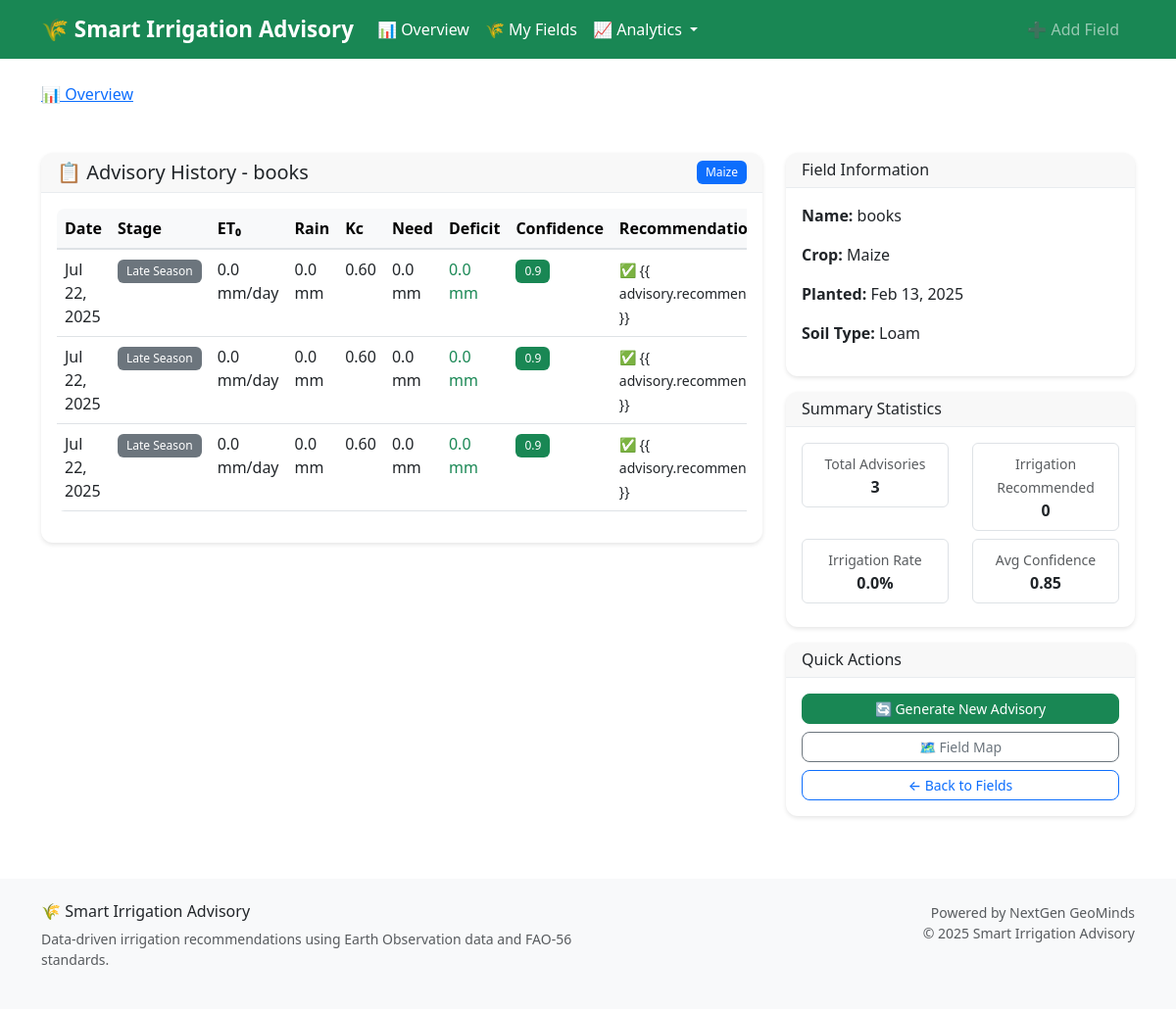
The app's page /field/1/history/, older data.
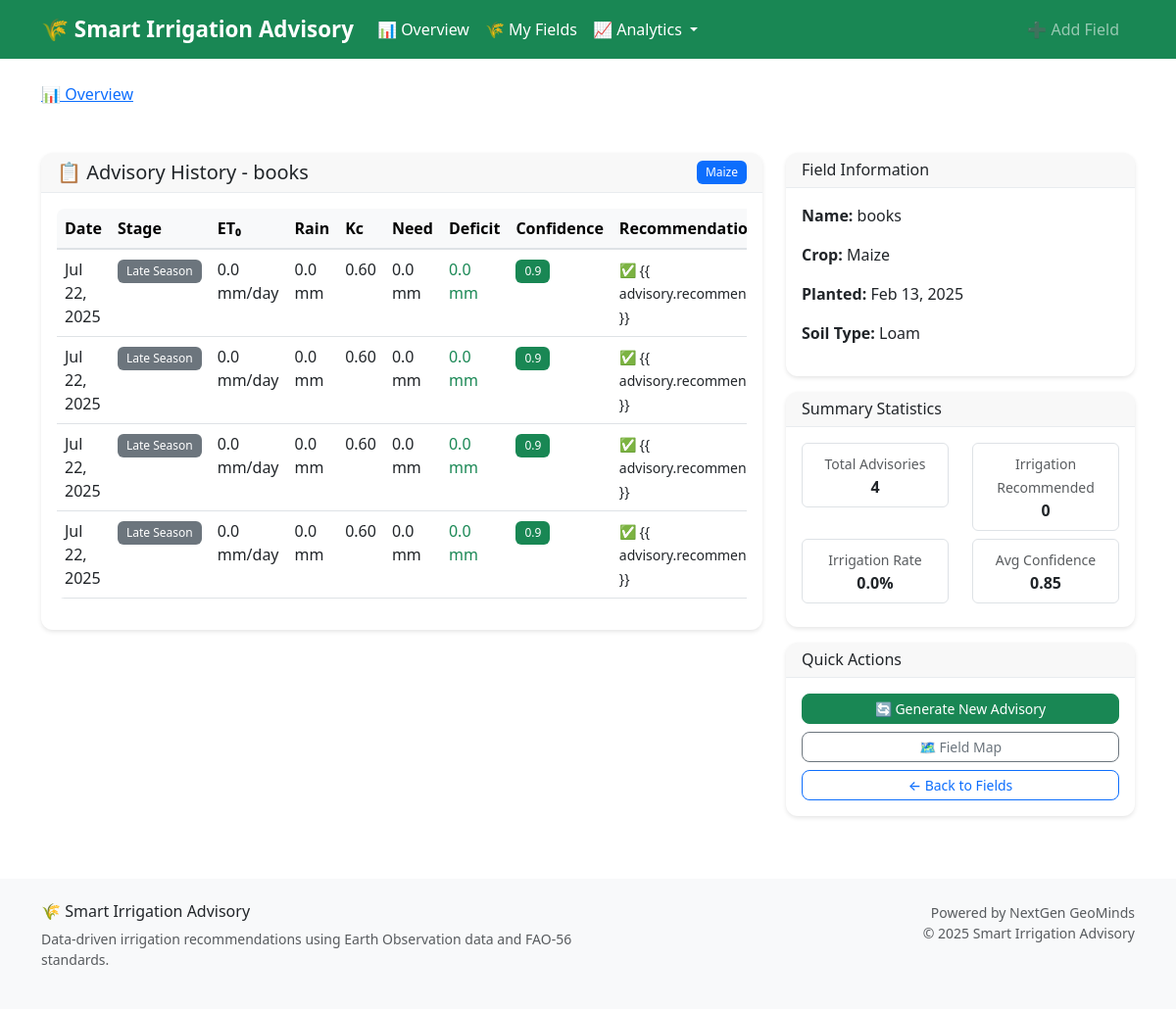
The same page, newer data.
### advisory/models.py (models this page shows, shortened)
class FarmField(models.Model):
    CROP_CHOICES = [
        ("maize", "Maize"),
        ("soybean", "Soybean"),
        ("rice", "Rice"),
        ("wheat", "Wheat"),
        ("sugarcane", "Sugarcane"),
        ("cotton", "Cotton"),
        ("beans", "Beans"),
        ("potatoes", "Potatoes"),
        ("tomatoes", "Tomatoes"),
        ("cassava", "Cassava"),
    ]
    SOIL_CHOICES = [
        ("clay", "Clay"),
        ("loam", "Loam"),
        ("sandy", "Sandy"),
        ("silt", "Silt"),
        ("clay_loam", "Clay Loam"),
        ("sandy_loam", "Sandy Loam"),
    ]
    name = models.CharField(max_length=100)
    latitude = models.FloatField(_('Latitude'), validators=[
        MinValueValidator(-90.0), MaxValueValidator(90.0)])
    longitude = models.FloatField(_('Longitude'), validators=[
        MinValueValidator(-180.0), MaxValueValidator(180.0)])
    soil_type = models.CharField(
        choices=SOIL_CHOICES, max_length=20, default="loam", null=True, blank=True)
    crop_type = models.CharField(
        choices=CROP_CHOICES, max_length=20, default="maize")
    planting_date = models.DateField(_('Planting Date'), default=date.today)
    field_area_ha = models.FloatField(
        _('Field Area (ha)'),
        validators=[MinValueValidator(0.1), MaxValueValidator(1000.0)],
        null=True, blank=True,
        help_text="Field area in hectares"
    )
    elevation = models.FloatField(
        _('Elevation (m)'),
        null=True, blank=True,
        help_text="Field elevation in meters"
    )
    created_at = models.DateTimeField(auto_now_add=True)
    updated_at = models.DateTimeField(auto_now=True)
    class Meta:
        ordering = ['-created_at']
        verbose_name = 'Farm Field'
        verbose_name_plural = 'Farm Fields'

class IrrigationAdvisory(models.Model):
    field = models.ForeignKey(
        FarmField, on_delete=models.CASCADE, related_name='advisories')
    date = models.DateField(default=date.today)
    crop_stage = models.CharField(max_length=50, default="Initial")
    eto = models.FloatField(default=0.0)  # mm/day
    rainfall = models.FloatField(default=0.0)  # mm/week
    kc = models.FloatField(default=0.0)  # Crop Coefficient
    water_need = models.FloatField(default=0.0)  # mm/week
    water_deficit = models.FloatField(default=0.0)
    recommendation = models.TextField(blank=True)
    soil_moisture = models.FloatField(
        default=0.0,
        help_text="Soil moisture percentage"
    )
    irrigation_recommended = models.BooleanField(default=False)
    irrigation_volume = models.FloatField(
        default=0.0,
        help_text="Recommended irrigation volume in mm"
    )
    confidence_score = models.FloatField(
        default=0.0,
        validators=[MinValueValidator(0.0), MaxValueValidator(1.0)],
        help_text="Confidence in recommendation (0-1)"
    )
    data_source = models.CharField(
        max_length=50,
        default="simulated",
        help_text="Source of weather data (GEE, API, simulated)"
    )
    class Meta:
        ordering = ['-date']
        verbose_name = 'Irrigation Advisory'
        verbose_name_plural = 'Irrigation Advisories'
        get_latest_by = 'date'

### advisory/views.py (the view)
def advisory_history_view(request, field_id):
    field = get_object_or_404(FarmField, id=field_id)
    advisories = IrrigationAdvisory.objects.filter(
        field=field).order_by('-date')
    total_advisories = advisories.count()
    irrigation_recommended_count = advisories.filter(
        irrigation_recommended=True).count()
    avg_confidence = advisories.aggregate(
        avg_confidence=models.Avg('confidence_score'))['avg_confidence'] or 0
    context = {
        'field': field,
        'advisories': advisories,
        'summary': {
            'total_advisories': total_advisories,
            'irrigation_recommended_count': irrigation_recommended_count,
            'irrigation_percentage': (irrigation_recommended_count / total_advisories * 100) if total_advisories > 0 else 0,
            'avg_confidence': round(avg_confidence, 2)
        }
    }
    return render(request, 'advisory/advisory_history.html', context)

### templates/advisory/advisory_history.html (shortened to what this page needs)
{% extends "base.html" %} {% block title %}Advisory History{% endblock %} {% block content %}
<div class="container mt-4">
  <div class="row">
    <div class="col-md-8">
      <div class="card">
        <div class="card-header d-flex justify-content-between align-items-center">
          <h5 class="mb-0">📋 Advisory History - {{ field.name }}</h5>
          <span class="badge bg-primary">{{ field.crop_type|title }}</span>
        </div>
        <div class="card-body">
          {% if advisories %}
          <div class="table-responsive">
            <table class="table table-hover">
              <thead class="table-light">
                <tr>
                  <th>Date</th>
                  <th>Stage</th>
                  <th>ET₀</th>
                  <th>Rain</th>
                  <th>Kc</th>
                  <th>Need</th>
                  <th>Deficit</th>
                  <th>Confidence</th>
                  <th>Recommendation</th>
                </tr>
              </thead>
              <tbody>
                {% for advisory in advisories %}
                <tr>
                  <td>{{ advisory.date|date:"M d, Y" }}</td>
                  <td>
                    <span class="badge bg-secondary">{{ advisory.crop_stage }}</span>
                  </td>
                  <td>{{ advisory.eto|floatformat:1 }} mm/day</td>
                  <td>{{ advisory.rainfall|floatformat:1 }} mm</td>
                  <td>{{ advisory.kc|floatformat:2 }}</td>
                  <td>{{ advisory.water_need|floatformat:1 }} mm</td>
                  <td>
                    {% if advisory.irrigation_recommended %}
                    <span class="text-danger fw-bold">{{ advisory.water_deficit|floatformat:1 }} mm</span>
                    {% else %}
                    <span class="text-success">{{ advisory.water_deficit|floatformat:1 }} mm</span>
                    {% endif %}
                  </td>
                  <td>
                    <span
                      class="badge {% if advisory.confidence_score > 0.7 %}bg-success{% elif advisory.confidence_score > 0.4 %}bg-warning{% else %}bg-secondary{% endif %}"
                    >
                      {{ advisory.confidence_score|floatformat:1 }}
                    </span>
                  </td>
                  <td>
                    <small>
                      {% if advisory.irrigation_recommended %} 💧 {{ advisory.recommendation|truncatechars:50 }} {% else %} ✅ {{
                      advisory.recommendation|truncatechars:50 }} {% endif %}
                    </small>
                  </td>
                </tr>
                {% endfor %}
              </tbody>
            </table>
          </div>
          {% else %}
          <div class="text-center py-4">
            <p class="text-muted">No advisories yet for this field.</p>
            <a href="{% url 'advisory:get_advice' field.id %}" class="btn btn-primary"> Generate First Advisory </a>
          </div>
          {% endif %}
        </div>
      </div>
    </div>
    <div class="col-md-4">
      <div class="card mb-3">
        <div class="card-header">
          <h6 class="mb-0">Field Information</h6>
        </div>
        <div class="card-body">
          <p><strong>Name:</strong> {{ field.name }}</p>
          <p><strong>Crop:</strong> {{ field.crop_type|title }}</p>
          <p><strong>Planted:</strong> {{ field.planting_date|date:"M d, Y" }}</p>
          <p><strong>Soil Type:</strong> {{ field.soil_type|title }}</p>
        </div>
      </div>
      {% if summary %}
      <div class="card mb-3">
        <div class="card-header">
          <h6 class="mb-0">Summary Statistics</h6>
        </div>
        <div class="card-body">
          <div class="row text-center">
            <div class="col-6">
              <div class="border rounded p-2 mb-2">
                <small class="text-muted">Total Advisories</small>
                <div class="fw-bold">{{ summary.total_advisories }}</div>
              </div>
            </div>
            <div class="col-6">
              <div class="border rounded p-2 mb-2">
                <small class="text-muted">Irrigation Recommended</small>
                <div class="fw-bold">{{ summary.irrigation_recommended_count }}</div>
              </div>
            </div>
          </div>
          <div class="row text-center">
            <div class="col-6">
              <div class="border rounded p-2 mb-2">
                <small class="text-muted">Irrigation Rate</small>
                <div class="fw-bold">{{ summary.irrigation_percentage|floatformat:1 }}%</div>
              </div>
            </div>
            <div class="col-6">
              <div class="border rounded p-2 mb-2">
                <small class="text-muted">Avg Confidence</small>
                <div class="fw-bold">{{ summary.avg_confidence|floatformat:2 }}</div>
              </div>
            </div>
          </div>
        </div>
      </div>
      {% endif %}
      <div class="card">
        <div class="card-header">
          <h6 class="mb-0">Quick Actions</h6>
        </div>
        <div class="card-body">
          <a href="{% url 'advisory:get_advice' field.id %}" class="btn btn-success btn-sm w-100 mb-2"> 🔄 Generate New Advisory </a>
          <a href="{% url 'advisory:field_map' field.id %}" class="btn btn-outline-secondary btn-sm w-100 mb-2"> 🗺️ Field Map </a>
          <a href="{% url 'advisory:field_list' %}" class="btn btn-outline-primary btn-sm w-100"> ← Back to Fields </a>
        </div>
      </div>
    </div>
  </div>
</div>
{% endblock %}

### templates/base.html (shortened to what this page needs)
{% load static %}
<!DOCTYPE html>
<html lang="en">
  <head>
    <link href="https://cdn.jsdelivr.net/npm/bootstrap@5.3.0/dist/css/bootstrap.min.css" rel="stylesheet" />
    <link rel="stylesheet" href="https://unpkg.com/leaflet@1.9.4/dist/leaflet.css" />
    <link rel="stylesheet" href="{% static 'css/main.css' %}" />
  </head>
  <body>
    <nav class="navbar navbar-expand-lg navbar-dark bg-success px-4">
      <div class="container">
        <a class="navbar-brand text-white fw-bold" href="{% url 'advisory:dashboard' %}"> 🌾 Smart Irrigation Advisory </a>
        <div class="collapse navbar-collapse" id="navbarNav">
          <ul class="navbar-nav me-auto">
            <li class="nav-item">
              <a class="nav-link text-white" href="{% url 'advisory:dashboard' %}"> 📊 Overview </a>
            </li>
            <li class="nav-item">
              <a class="nav-link text-white" href="{% url 'advisory:field_list' %}"> 🌾 My Fields </a>
            </li>
            <li class="nav-item dropdown">
              <a class="nav-link dropdown-toggle text-white" href="#" role="button" data-bs-toggle="dropdown"> 📈 Analytics </a>
            </li>
          </ul>
          <ul class="navbar-nav">
            <li class="nav-item">
              <a class="nav-link btn btn-outline-light btn-sm me-2" href="{% url 'advisory:create_field' %}"> ➕ Add Field </a>
            </li>
          </ul>
        </div>
      </div>
    </nav>
    <div class="container mt-3">
      <nav aria-label="breadcrumb">
        <ol class="breadcrumb">
          <li class="breadcrumb-item">
            <a href="{% url 'advisory:dashboard' %}">📊 Overview</a>
          </li>
        </ol>
      </nav>
    </div>
    <main class="py-3">{% block content %}{% endblock %}</main>
    <footer class="bg-light py-4 mt-5">
      <div class="container">
        <div class="row">
          <div class="col-md-6">
            <h6>🌾 Smart Irrigation Advisory</h6>
            <p class="text-muted small">Data-driven irrigation recommendations using Earth Observation data and FAO-56 standards.</p>
          </div>
          <div class="col-md-6 text-md-end">
            <p class="text-muted small">
              Powered by NextGen GeoMinds<br />
              © 2025 Smart Irrigation Advisory
            </p>
          </div>
        </div>
      </div>
    </footer>
  </body>
</html>

### static/css/main.css (style rules this page uses)
:root { --primary-green: #198754; --light-green: #20c997; --dark-green: #146c43; --success-bg: #d1e7dd; --success-border: #badbcc; }
.navbar-brand { font-weight: 700; font-size: 1.4rem; }
.nav-link { font-weight: 500; transition: all 0.3s ease; }
.breadcrumb { background: transparent; padding: 0.5rem 0; margin-bottom: 0; }
.card { border: none; box-shadow: 0 2px 4px rgba(0,0,0,0.1); transition: all 0.3s ease; border-radius: 12px; }
.card-header { border-bottom: 1px solid #e9ecef; font-weight: 600; border-radius: 12px 12px 0 0 !important; }
.btn { border-radius: 8px; font-weight: 500; transition: all 0.3s ease; }
.badge { font-weight: 500; padding: 0.5em 0.75em; }
.table { border-radius: 8px; overflow: hidden; }
.table thead th { background-color: #f8f9fa; border-bottom: 2px solid #dee2e6; font-weight: 600; }
.badge.bg-success { background-color: #198754 !important; }

Row changes from the older to the newer data that the page shows:
added IrrigationAdvisory: date "Jul 22, 2025", crop_stage "Late Season", eto "0.0", rainfall "0.0", kc "0.60", water_need "0.0", water_deficit "0.0", confidence_score "0.9"
Text that changed along with them:
{{ summary.total_advisories }}: "3" → "4"
